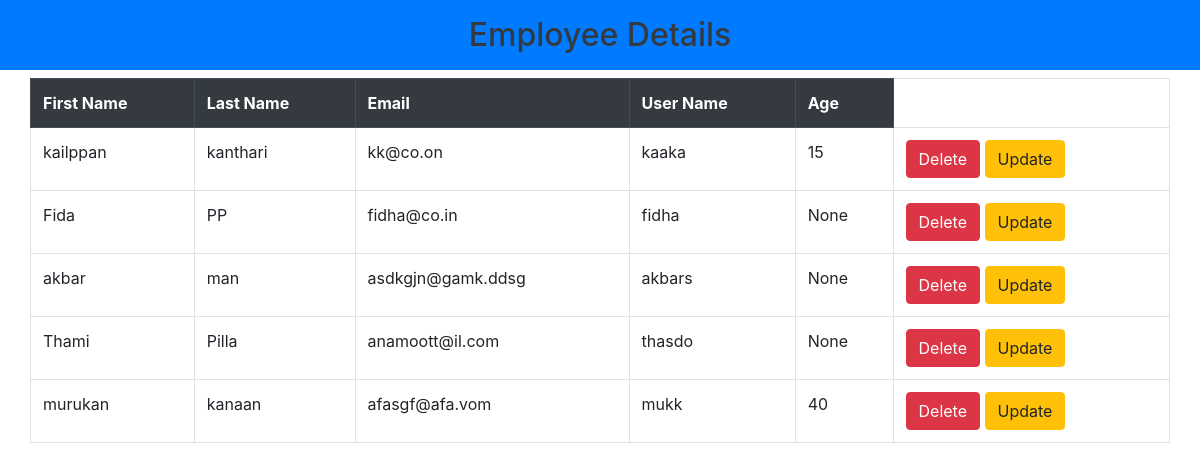
Page /acc/emp_details/ on the earlier database version.
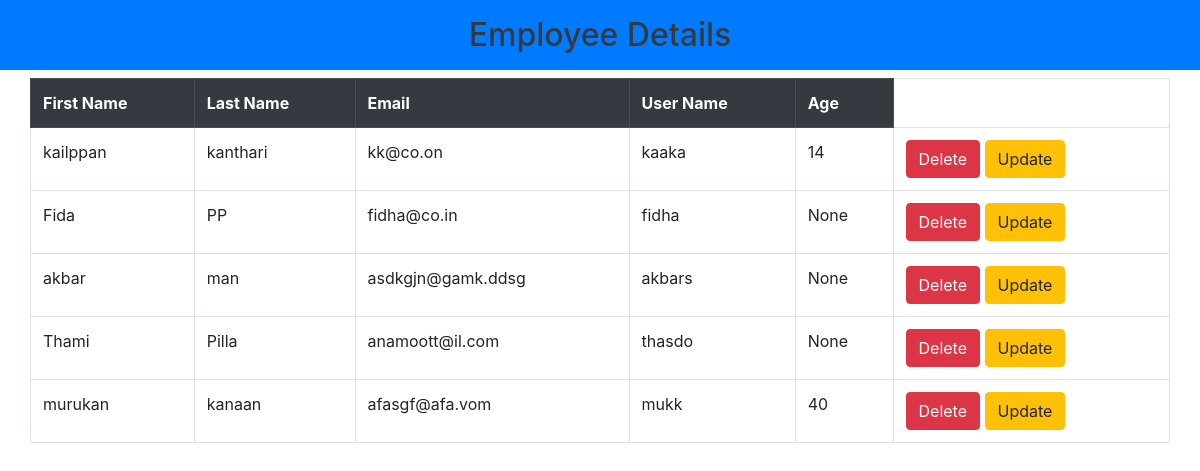
Same page on the later database version.
### account/models.py (models this page shows, shortened)
class Employee(models.Model):
    firstname = models.CharField(max_length=100)
    lastname = models.CharField(max_length=100)
    age = models.IntegerField(null=True)
    email = models.EmailField()
    username = models.CharField(max_length=100)
    password = models.CharField(max_length=100)

### account/views.py (the view)
# urls.py: path('emp_details/', Emp_details.as_view(), name='emp_data'),
class Emp_details(View):
    def get(self, request, *args, **kwargs):
        data = Employee.objects.all()
        return render(request, "emp_table.html" , {"data":data})

### account/templates/emp_table.html (shortened to what this page needs)
<!doctype html>
<html lang="en">
  <head>
    <link rel="stylesheet" href="https://stackpath.bootstrapcdn.com/bootstrap/4.3.1/css/bootstrap.min.css">
  </head>
  <body>
    <h2 class="text-dark bg bg-primary text-center p-3">Employee Details</h2>
    <table class="table container table-bordered" id="myTable">
        <tr class="thead-dark">
            <th>First Name</th>
            <th>Last Name</th>
            <th>Email</th>
            <th>User Name</th>
            <th>Age</th>
        </tr>
        {% for datum in data %}
        <tr>
            <td>{{datum.firstname}}</td>
            <td>{{datum.lastname}}</td>
            <td>{{datum.email}}</td>
            <td>{{datum.username}}</td>
            <td>{{datum.age}}</td>
            <td>
              <a href="{% url 'demp' datum.id %}" class="btn btn-danger">Delete</a>
              <a href="{% url 'uemp' datum.id %}" class="btn btn-warning">Update</a>
            </td>
        </tr>
        {% endfor %}
    </table>
</body>
</html>

Differences in the rows shown:
changed Employee "kailppan": age "15" → "14"
